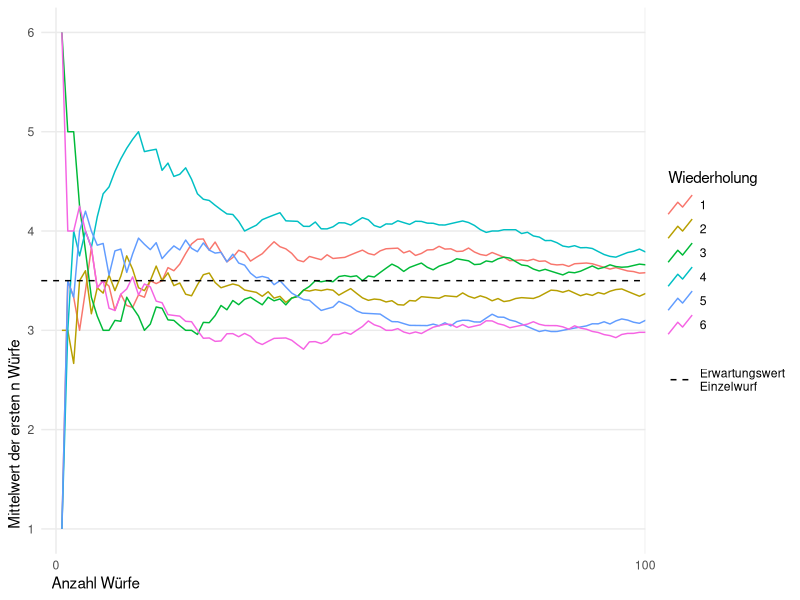
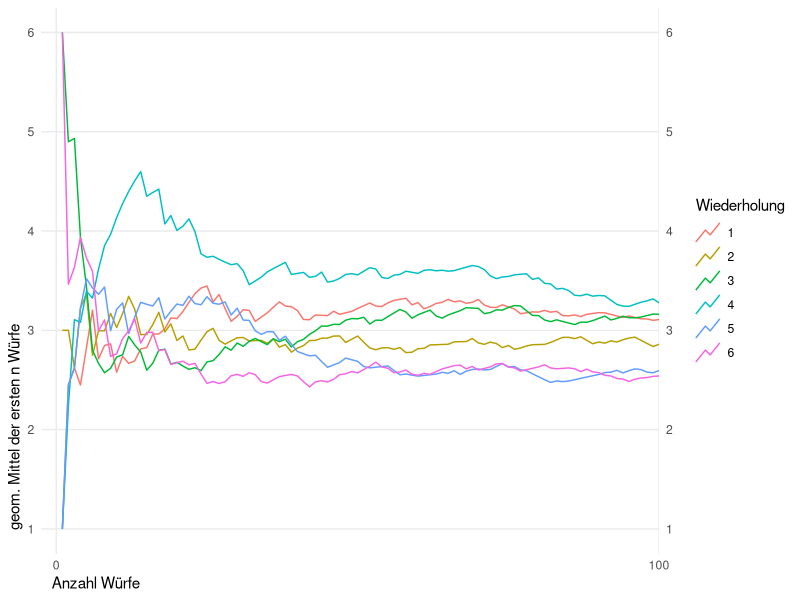
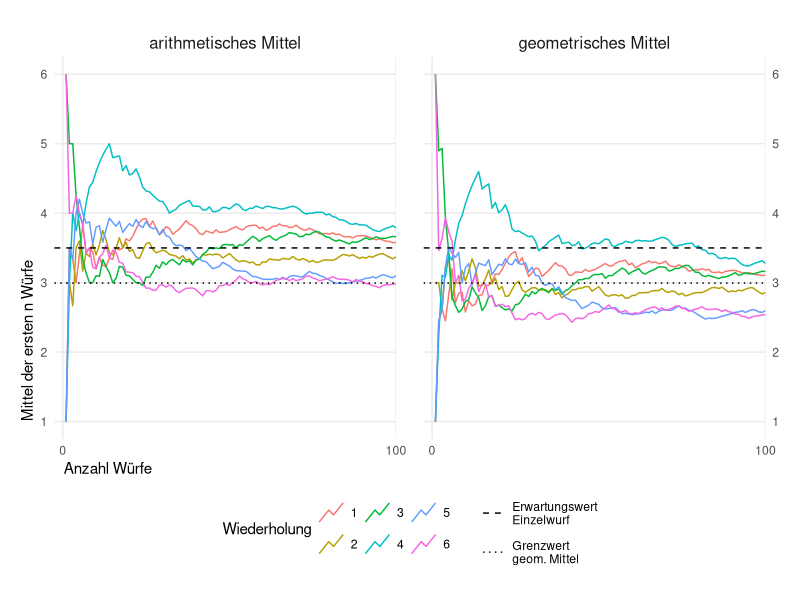
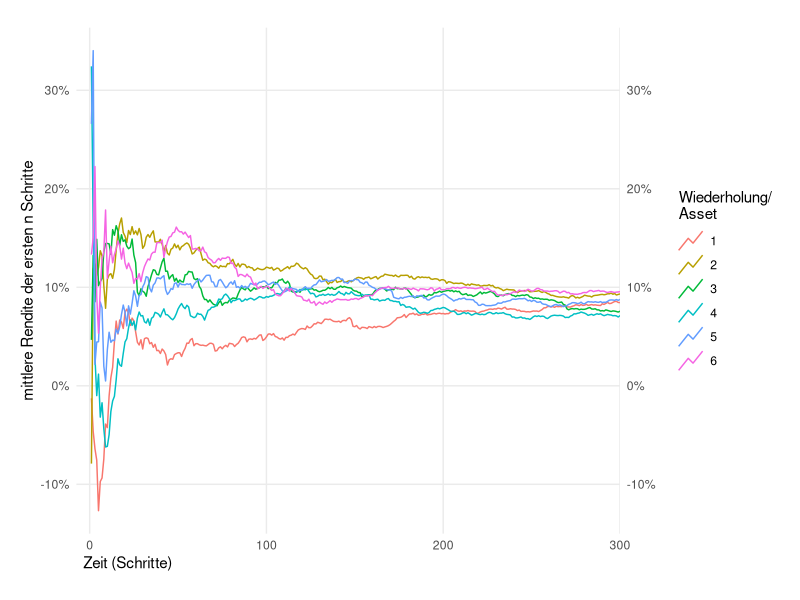
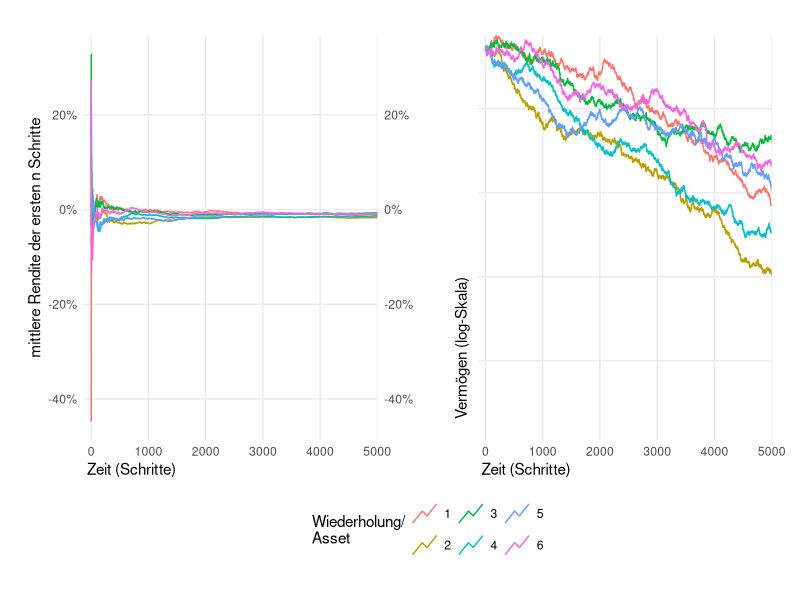
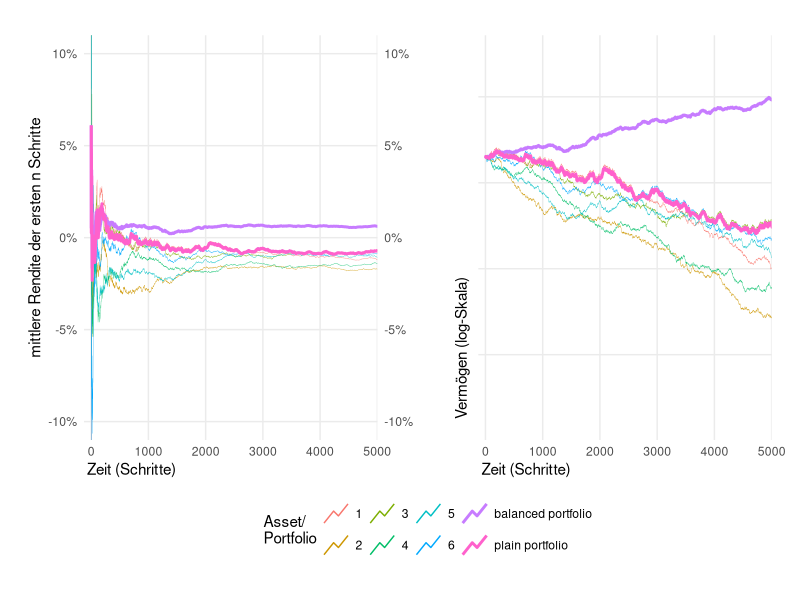

These charts were generated, in order, by the following R code:
## ---- chunk 1
#| label: wuerfel-ggz
#| message: false
#| warning: false
#| fig-width: 6
#| fig-height: 3

library(tidyverse)

# t <- as.integer(Sys.time())
# print(t)
# set.seed(t)
# set.seed(1769887433)
set.seed(1769892275)

n = 500 # mehr als 600 führen beim Multiplizieren später zum Überlauf!
wdh = 6

Daten <- tibble()

for (wiederholung in 1:wdh) {
  Daten <- bind_rows(
    Daten,
    tibble(
      X = ceiling(runif(n, min = 0, max = 6)), 
      Schritt = 1:n,
      Wiederholung = wiederholung
    )
  )
}

Daten <- Daten |>
  group_by(Wiederholung) |>
    mutate(
    X_cum = cumsum(X),
    Mittelwert = X_cum/Schritt
  )

arith_mw_plot <- ggplot(
  Daten, 
  aes(
    x = Schritt, 
    y = Mittelwert, 
    color = factor(Wiederholung)
  )
) +
  geom_line(key_glyph = "timeseries") +
  expand_limits(y = c(1, 6)) +
  labs(
    color = "Wiederholung", 
    x = "Anzahl Würfe", 
    y = "Mittelwert der ersten n Würfe"
  ) +
  geom_hline(
    mapping = aes(
      yintercept = 3.5, 
      linetype = "Erwartungswert\nEinzelwurf")
  ) +
  scale_linetype_manual(
    values = c("Erwartungswert\nEinzelwurf" = "dashed"), 
    guide = guide_legend(title = NULL)
  ) +
  scale_x_continuous(
    breaks = 100 * 0:floor(n/100), 
    expand = expansion(c(0.025,0), 0), 
    minor_breaks = NULL
  ) +
  scale_y_continuous(
    breaks = c(1,2,3,4,5,6), 
    expand = expansion(0.05,0), 
    minor_breaks = NULL
  ) +
  theme_minimal() +
  theme(
    axis.title.x = element_text(hjust = 0.02),
    axis.title.y = element_text(hjust = 0.07)
  ) 

arith_mw_plot +
  coord_cartesian(xlim = c(0,100))




## ---- chunk 2
#| label: wuerfel-ggz-geom-mittel
#| message: false
#| warning: false
#| fig-width: 6
#| fig-height: 3


Daten <- Daten |>
  mutate(
   X_prod = cumprod(X),
   GeoMittel = X_prod^(1/Schritt)
  )

geom_mw_plot <- ggplot(
  Daten, 
  aes(x = Schritt, y = GeoMittel, color = factor(Wiederholung))
) +
  geom_line(key_glyph = "timeseries") +
  expand_limits(y = c(1, 6)) +
  labs(
    color = "Wiederholung", 
    x = "Anzahl Würfe", 
    y = "geom. Mittel der ersten n Würfe"
  ) +
  # geom_hline(mapping = aes(
    # yintercept = 3.5, 
    # linetype = "Erwartungswert\nEinzelwurf")) +#, show.legend = TRUE
  # ) +
  # scale_linetype_manual(
    # values = c("Erwartungswert\nEinzelwurf" = "dashed"), 
    # guide = guide_legend(title = NULL)
  # ) +
  scale_x_continuous(
    breaks = 100 * 0:floor(n/100), 
    expand = expansion(c(0.025,0), 0), minor_breaks = NULL
  ) +
  scale_y_continuous(
    breaks = 1:6, 
    expand = expansion(0.05,0),
    minor_breaks = NULL,
    sec.axis = dup_axis(name = NULL)
  ) +
  theme_minimal() +
  theme(
    axis.title.x = element_text(hjust = 0.02),
    axis.title.y = element_text(hjust = 0.07)
  ) 

geom_mw_plot +
  coord_cartesian(xlim = c(0,100))


## ---- chunk 3
#| label: vgl-arith-geom-mittel
#| fig-width: 6
#| fig-height: 4


Daten_lang <- Daten |>
  select(!c(X_cum, X_prod)) |>
  rename(`arithmetisches Mittel` = Mittelwert, `geometrisches Mittel` = GeoMittel) |>
  pivot_longer(
    cols = ends_with("Mittel"),
    names_to = "variante_mw",
    values_to = "mw"
  )

beide_mw_plot <- ggplot(
  Daten_lang, 
  aes(x = Schritt, y = mw, color = factor(Wiederholung))
) +
  geom_line(key_glyph = "timeseries") +
  expand_limits(y = c(1, 6)) +
  labs(
    color = "Wiederholung", 
    x = "Anzahl Würfe", 
    y = "Mittel der ersten n Würfe"
  ) +
  geom_hline(
    mapping = aes(yintercept = 3.5, linetype = "Erwartungswert\nEinzelwurf")
  ) +
  geom_hline(
    mapping = aes(yintercept = exp(sum(log(1:6)/6)), linetype = "Grenzwert\ngeom. Mittel")
  ) +
  scale_linetype_manual(
    values = c(
      "Erwartungswert\nEinzelwurf" = "dashed", 
      "Grenzwert\ngeom. Mittel" = "dotted"
    ), 
    guide = guide_legend(
      title = NULL, 
      theme = theme(
        legend.key.spacing.y = unit(10, "pt"),
        legend.direction = "vertical"
      )
    )
  ) +
  scale_x_continuous(
    breaks = 100 * 0:floor(n/100), 
    expand = expansion(c(0.025,0), 0), 
    minor_breaks = NULL
  ) +
  scale_y_continuous(
    breaks = 1:6, 
    expand = expansion(0.05, 0), 
    minor_breaks = NULL, 
    sec.axis = dup_axis(name = NULL)
  ) +
  theme_minimal() +
  theme(
    axis.title.x = element_text(hjust = 0.015),
    axis.title.y = element_text(hjust = 0.08),
    legend.position = "bottom",
    panel.spacing = unit(20, "pt"),
    plot.margin = margin(t = 20, r = 15, b = 20, l = 15, unit = "pt"),
    strip.text = element_text(size = 12)
    # strip.background = element_rect(color = "#999999")
  ) +
  facet_wrap(vars(variante_mw))

beide_mw_plot + coord_cartesian(xlim = c(0,100))

## ---- chunk 4
#| label: finanzanlage-hohe-rendite
#| fig-width: 6
#| fig-height: 3


n <- 1000
erw <- 0.1
std_abw <- 0.2
Finanzdaten <- tibble()

for (wiederholung in 1:wdh) {
  Finanzdaten <- bind_rows(
    Finanzdaten,
    tibble(
      X = 1 + rnorm(n, mean = erw, sd = std_abw), 
      Schritt = 1:n,
      Wiederholung = wiederholung
    )
  )
}

Finanzdaten <- Finanzdaten |>
  group_by(Wiederholung) |>
    mutate(
   X_prod = cumprod(X),
   GeoMittel = X_prod^(1/Schritt)
  )


fin_hr_plot <- ggplot(Finanzdaten) +
  geom_line(
    aes(
      x = Schritt, 
      y = GeoMittel - 1, 
      color = factor(Wiederholung)
    ),
    key_glyph = "timeseries"
  ) +
  labs(
    color = "Wiederholung/\nAsset", 
    y = "mittlere Rendite der ersten n Schritte", 
    x = "Zeit (Schritte)"
  ) +
  scale_x_continuous(
    breaks = 100 * 0:floor(n/100), 
    expand = expansion(c(0.025,0), 0), 
    minor_breaks = NULL
  ) +
  scale_y_continuous(
    labels = scales::label_percent(accuracy = 1),
    sec.axis = dup_axis(name = NULL),
    minor_breaks = NULL
  ) +
  theme_minimal() +
  theme(
    axis.title.x = element_text(hjust = 0.015),
    # axis.title.y = element_text(hjust = 0.08),
    # legend.position = "bottom",
    panel.spacing = unit(20, "pt"),
    plot.margin = margin(t = 20, r = 15, b = 20, l = 15, unit = "pt"),
    strip.text = element_text(size = 12)
    # strip.background = element_rect(color = "#999999")
  )

fin_hr_plot + 
  coord_cartesian(xlim = c(0, 300))

## ---- chunk 5
#| label: verlauf-einzelanlage-niedrige-rendite
#| fig-width: 7
#| fig-height: 4


n <- 10000
erw <- 0.01
std_abw <- 0.2
Finanzdaten_niedrig <- tibble()

for (wiederholung in 1:wdh) {
  Finanzdaten_niedrig <- bind_rows(
    Finanzdaten_niedrig,
    tibble(
      X = 1 + rnorm(n, mean = erw, sd = std_abw), 
      Schritt = 1:n,
      Wiederholung = wiederholung
    )
  )
}

Finanzdaten_niedrig <- Finanzdaten_niedrig |>
  group_by(Wiederholung) |>
    mutate(
   X_prod = cumprod(X),
   GeoMittel = X_prod^(1/Schritt)
  )


anzeige_bis_schritt <- 5000

patchwork::wrap_plots(
  ggplot(Finanzdaten_niedrig) +
    geom_line(
      aes(
        x = Schritt, y = GeoMittel - 1, color = factor(Wiederholung)
      ),
      key_glyph = "timeseries"
    ) +
    labs(
      color = "Wiederholung/\nAsset", 
      y = "mittlere Rendite der ersten n Schritte", 
      x = "Zeit (Schritte)"
    ) +
    scale_x_continuous(
      breaks = 1000 * 0:floor(n/1000), 
      expand = expansion(c(0.025,0), 0), 
      minor_breaks = NULL
    ) +
    scale_y_continuous(
      labels = scales::label_percent(accuracy = 1),
      sec.axis = dup_axis(name = NULL),
      minor_breaks = NULL
    ) +
    theme_minimal() +
    theme(
      axis.title.x = element_text(hjust = 0.015),
      # axis.title.y = element_text(hjust = 0.08),
      # legend.position = "bottom",
      panel.spacing = unit(20, "pt"),
      plot.margin = margin(t = 20, r = 15, b = 20, l = 15, unit = "pt"),
      strip.text = element_text(size = 12)
      # strip.background = element_rect(color = "#999999")
    ) +
    coord_cartesian(xlim = c(0, anzeige_bis_schritt)),
  ggplot(Finanzdaten_niedrig) +
    geom_line(
      aes(x = Schritt, y = X_prod, color = factor(Wiederholung)),
      key_glyph = "timeseries"
    ) +
    labs(
      color = "Wiederholung/\nAsset", 
      y = "Vermögen (log-Skala)", 
      x = "Zeit (Schritte)"
    ) +
    scale_y_log10(
      expand = expansion(c(0.025,0), 0), 
      minor_breaks = NULL,
      label = NULL
    ) +
    scale_x_continuous(
      breaks = 1000 * 0:floor(n/1000), 
      expand = expansion(c(0.025,0), 0), 
      minor_breaks = NULL
    ) +
    theme_minimal() +
    theme(
      axis.title.x = element_text(hjust = 0.015),
      axis.title.y = element_text(hjust = 0.08),
      # legend.position = "bottom",
      panel.spacing = unit(20, "pt"),
      plot.margin = margin(t = 20, r = 15, b = 20, l = 15, unit = "pt"),
      strip.text = element_text(size = 12)
      # strip.background = element_rect(color = "#999999")
    ) +
    coord_cartesian(xlim = c(0, anzeige_bis_schritt))
  
) + patchwork::plot_layout(guides = "collect") & 
  theme(legend.position = "bottom")

## ---- chunk 6
#| label: verlauf-portfolien
#| fig-width: 7
#| fig-height: 4

Portfolio <- Finanzdaten_niedrig |>
  group_by(Schritt) |>
  summarise(
    balanced = sum(X)/n(),
    sum_prod = sum(X_prod)/n()
  ) |>
  mutate(
    balanced_prod = cumprod(balanced),
    balanced_GeoMittel = balanced_prod^(1/Schritt),
    sum_GeoMittel = sum_prod^(1/Schritt)    
  )

patchwork::wrap_plots(
  ggplot(Finanzdaten_niedrig, aes(x = Schritt)) +
    geom_line(
      aes(
        y = GeoMittel - 1, color = factor(Wiederholung), linewidth = "asset"
      ),
      key_glyph = "timeseries"
    ) +
    geom_line(
      data = Portfolio,
      mapping = aes(
        y = balanced_GeoMittel - 1, color = "balanced portfolio", linewidth = "portfolio"
      ),
      key_glyph = "timeseries"
    ) +
    geom_line(
      data = Portfolio,
      mapping = aes(
        y = sum_GeoMittel - 1, color = "plain portfolio", linewidth = "portfolio"
      ),
      key_glyph = "timeseries"
    ) +
    labs(
      color = "Asset/\nPortfolio", 
      y = "mittlere Rendite der ersten n Schritte", 
      x = "Zeit (Schritte)"
    ) +
    scale_x_continuous(
      breaks = 1000 * 0:floor(n/1000), 
      expand = expansion(c(0.025,0), 0), 
      minor_breaks = NULL
    ) +
    scale_y_continuous(
      labels = scales::label_percent(accuracy = 1),
      sec.axis = dup_axis(name = NULL),
      minor_breaks = NULL
    ) +
    scale_linewidth_manual(
      values = c("asset" = .1, "portfolio" = 1),
      guide = "none"
    ) +
    guides(color = guide_legend(override.aes = list(linewidth = c(rep(.5, wdh), 1, 1)))) +
    theme_minimal() +
    theme(
      axis.title.x = element_text(hjust = 0.015),
      # axis.title.y = element_text(hjust = 0.08),
      # legend.position = "bottom",
      panel.spacing = unit(20, "pt"),
      plot.margin = margin(t = 20, r = 15, b = 20, l = 15, unit = "pt"),
      strip.text = element_text(size = 12)
      # strip.background = element_rect(color = "#999999")
    ) +
    coord_cartesian(
      xlim = c(0, anzeige_bis_schritt),
      ylim = c(-.1, .1)
    ),
  ggplot(Finanzdaten_niedrig, aes(x = Schritt)) +
    geom_line(
      aes(
        y = X_prod, color = factor(Wiederholung), linewidth = "asset"
      ),
      key_glyph = "timeseries"
    ) +
    geom_line(
      data = Portfolio,
      mapping = aes(
        y = balanced_prod, color = "balanced portfolio", linewidth = "portfolio"
      ),
      key_glyph = "timeseries"
    ) +
    geom_line(
      data = Portfolio,
      mapping = aes(
        y = sum_prod, color = "plain portfolio", linewidth = "portfolio"
      ),
      key_glyph = "timeseries"
    ) +
    labs(
      color = "Asset/\nPortfolio", 
      y = "Vermögen (log-Skala)", 
      x = "Zeit (Schritte)"
    ) +
    scale_y_log10(
      expand = expansion(c(0.025,0), 0), 
      minor_breaks = NULL,
      label = NULL
    ) +
    scale_x_continuous(
      breaks = 1000 * 0:floor(n/1000), 
      expand = expansion(c(0.025,0), 0), 
      minor_breaks = NULL
    ) +
    scale_linewidth_manual(
      values = c("asset" = .1, "portfolio" = 1),
      guide = "none"
    ) +
    guides(color = guide_legend(override.aes = list(linewidth = c(rep(.5, wdh), 1, 1)))) +
    theme_minimal() +
    theme(
      axis.title.x = element_text(hjust = 0.015),
      axis.title.y = element_text(hjust = 0.08),
      # legend.position = "bottom",
      panel.spacing = unit(20, "pt"),
      plot.margin = margin(t = 20, r = 15, b = 20, l = 15, unit = "pt"),
      strip.text = element_text(size = 12)
      # strip.background = element_rect(color = "#999999")
    ) +
    coord_cartesian(xlim = c(0, anzeige_bis_schritt)),
  guides = "collect"
) &#+ patchwork::plot_layout(guides = "collect") & 
  theme(legend.position = "bottom")

# patchwork::wrap_plots(
#   ggplot(Finanzdaten_niedrig) +
#     geom_line(
#       aes(x = Schritt, y = GeoMittel - 1, color = factor(Wiederholung)),
#       linewidth = .1,
#       key_glyph = "timeseries"
#     ) +
#     geom_line(
#       data = Portfolio,
#       mapping = aes(
#         x = Schritt, y = balanced_GeoMittel - 1, color = "balanced portfolio"
#       ),
#       key_glyph = "timeseries"
#     ) +
#     geom_line(
#       data = Portfolio,
#       mapping = aes(
#         x = Schritt, y = sum_GeoMittel - 1, color = "plain portfolio"
#       ),
#       key_glyph = "timeseries"
#     ) +
#     labs(color = "Anlage", y = "annualisierte Rendite") +
#     scale_y_continuous(labels = scales::label_percent(accuracy = 1)),
#   ggplot(Finanzdaten_niedrig) +
#     geom_line(
#       aes(x = Schritt, y = X_prod, color = factor(Wiederholung)),
#       linewidth = .1,
#       key_glyph = "timeseries"
#     ) +
#     geom_line(
#       data = Portfolio,
#       mapping = aes(
#         x = Schritt, y = balanced_prod, color = "balanced portfolio"
#       ),
#       key_glyph = "timeseries"
#     ) +
#     geom_line(
#       data = Portfolio,
#       mapping = aes(
#         x = Schritt, y = sum_prod, color = "plain portfolio"
#       ),
#       key_glyph = "timeseries"
#     ) +
#     labs(color = "Anlage", y = "Vermögen (log-Skala)") +
#     scale_y_log10(labels = NULL)
# ) + patchwork::plot_layout(guides = "collect") & 
#   theme(legend.position = "bottom")



